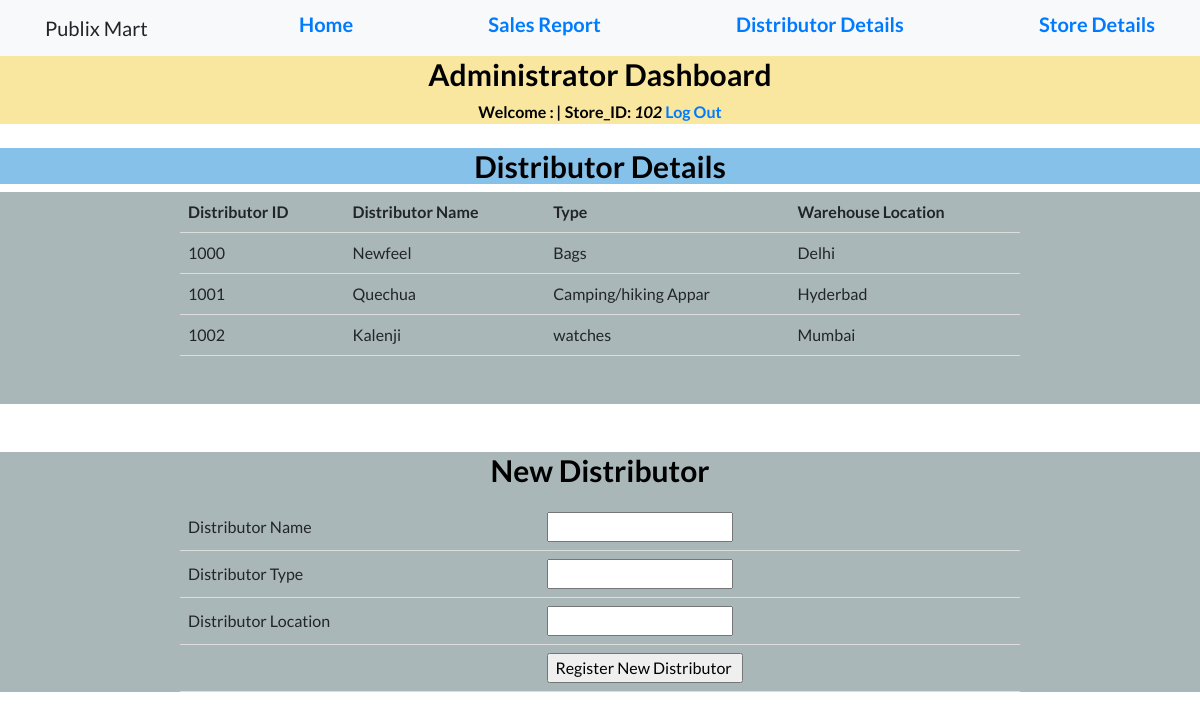
The app's page /admin/distd.php (signed in), older data.
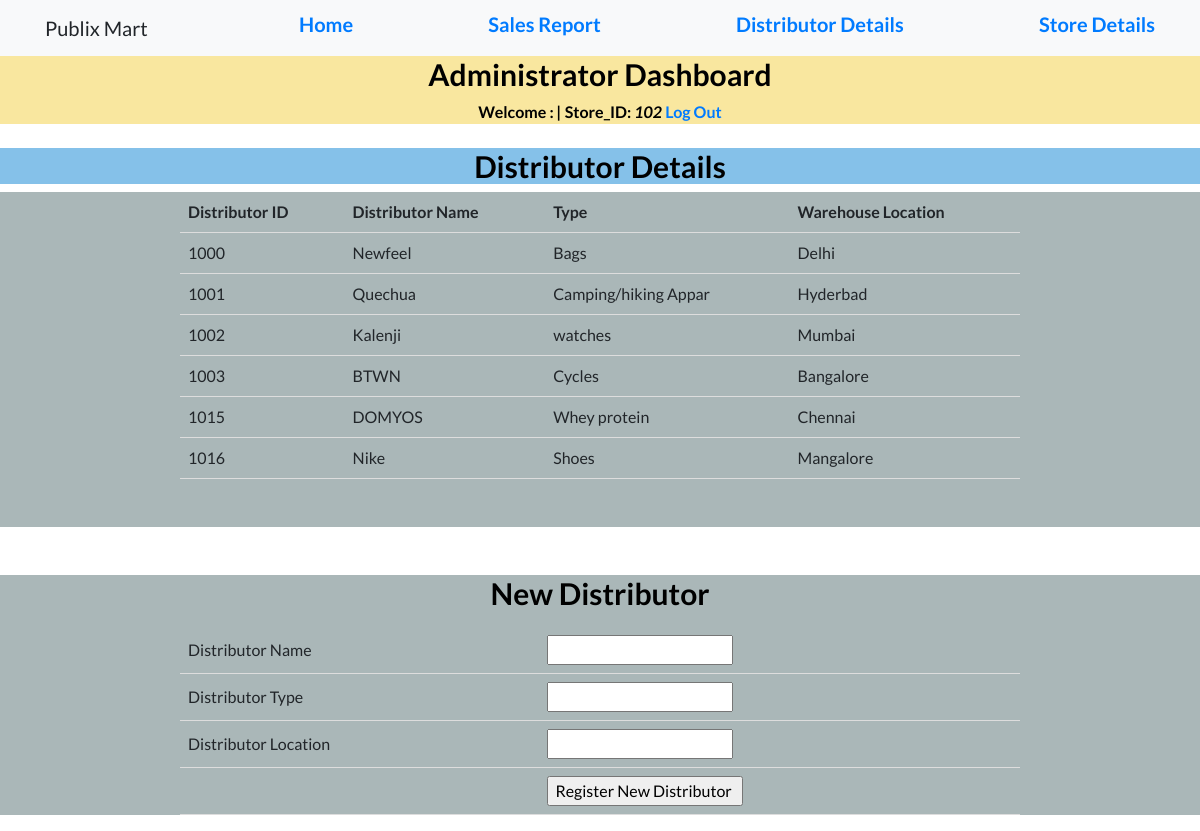
The same page, newer data.
### tables this page shows
CREATE TABLE `dstbr` (
  `DID` int(11) NOT NULL,
  `DNAME` varchar(20) NOT NULL,
  `DPASS` varchar(20) NOT NULL DEFAULT 'admin',
  `DTYPE` varchar(20) NOT NULL,
  `DLOC` varchar(30) NOT NULL
);

### admin/session1.php (called while the page is built, shortened)
<?php
$user_check = $_SESSION['login_user'];
$CustID=$user_check;
?>

### admin/distd.php (the view, shortened to what this page needs)
<?php
include('session1.php');
?>
<!DOCTYPE html>
<html lang="en">
  <head>
    <link href="vendor/bootstrap/css/bootstrap.min.css" rel="stylesheet">
    <link href="vendor/fontawesome-free/css/all.min.css" rel="stylesheet">
    <link href="vendor/simple-line-icons/css/simple-line-icons.css" rel="stylesheet" type="text/css">
    <link href="css/landing-page.min.css" rel="stylesheet">
  </head>
  <body>
    <nav class="navbar navbar-light bg-light static-top">
      <div class="container">
        <a class="navbar-brand">Publix Mart</a>
        <a href="dhome.php"><h5>Home</h5></a>
        <a href="sales.php"><h5>Sales Report</h5></a>
        <a href="distd.php"><h5>Distributor Details</h5></a>
        <a href="stored.php"><h5>Store Details</h5></a>
      </div>
    </nav>
    <center><div style="background-color:#F9E79F">
      <center><h2 style="font-size:30px;color:Black">Administrator Dashboard</h2></center>
  <b id="welcome" style="color:Black">Welcome : <i style="color:Black"><?php echo $login_session;?> | </i></b>
  <b id="welcome" style="color:Black">Store_ID: <i style="color:Black"><?php echo $CustID; ?></i></b>
  <b id="logout"><a href="logout1.php">Log Out</a></b>
 </div></center>
 <br>
 <center><div style="background-color:#85C1E9">
      <center><h2 style="font-size:30px;color:Black">Distributor Details</h2></center>
 </div></center>
  </body>
<div style="background-color:#AAB7B8">
     <center>
<div style="background-color:#AAB7B8">
     <center>
      <table>
        <tr>
          <th>Distributor ID</th>
          <th>Distributor Name</th>
          <th>Type</th>
          <th>Warehouse Location</th>
        </tr>
        <?php
      $order59 ="SELECT * FROM dstbr order by DID";
      $food9 = mysqli_query($conn, $order59);
      while($oss55 = mysqli_fetch_assoc($food9))
      {echo '<tr><td>'. $oss55["DID"]."</td><td>". $oss55["DNAME"] . "</td><td>". $oss55["DTYPE"]. "</td><td>".$oss55["DLOC"]."</td></tr>";
      }
?>
      </table>
      <br><br>
     </center>
</div>
</div></center>
<br><br>
<div style="background-color:#AAB7B8">
     <center>
      <center><h2 style="font-size:30px;color:Black"> New Distributor</h2>
        <p>
        <div class="signup">
           <center>
              <form action="custcmp.php" method="POST">
  <table>
   <tr>
    <td>Distributor Name</td>
    <td><input type="text" name="username" required></td>
   </tr>
   <tr>
     <tr>
    <td>Distributor Type</td>
    <td><input type="text" name="age" required></td>
   </tr>
    <td>Distributor Location</td>
    <td><input type="text" name="gender" required></td>
   </tr>
   <tr><td></td>
    <td><input type="submit" value="Register New Distributor "></td>
   </tr>
   </center>
</center>
</div></p>
</html>

Row changes from the older to the newer data that the page shows:
added dstbr: DID "1003", DNAME "BTWN", DTYPE "Cycles", DLOC "Bangalore"
added dstbr: DID "1015", DNAME "DOMYOS", DTYPE "Whey protein", DLOC "Chennai"
added dstbr: DID "1016", DNAME "Nike", DTYPE "Shoes", DLOC "Mangalore"
